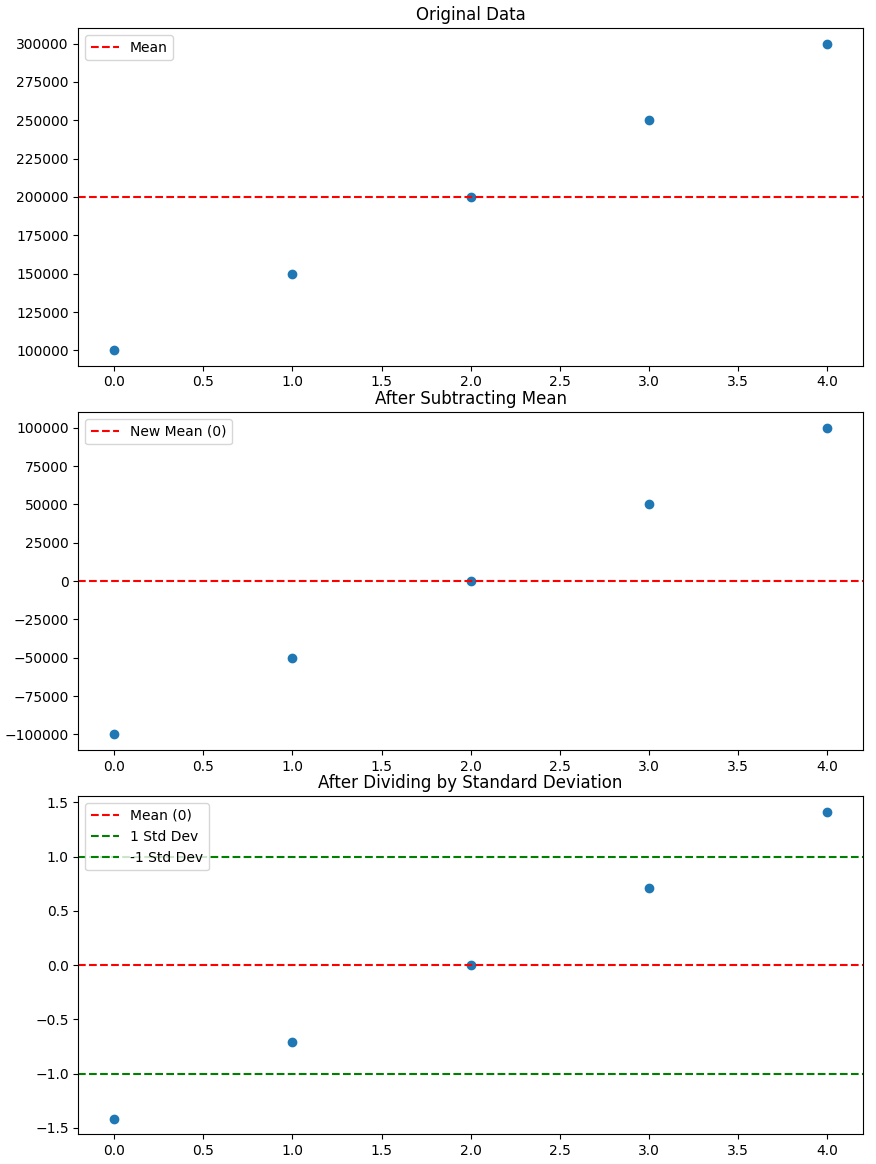

Recreate this plot in Python.
import numpy as np
import matplotlib.pyplot as plt

# サンプルデータ
mileages = np.array([100000, 150000, 200000, 250000, 300000])
mean = np.mean(mileages)
std_dev = np.std(mileages)

# 正規化の各ステップ
step1 = mileages - mean
step2 = step1 / std_dev

# プロット
fig, (ax1, ax2, ax3) = plt.subplots(3, 1, figsize=(10, 15))

# 元のデータ
ax1.scatter(range(len(mileages)), mileages)
ax1.set_title("Original Data")
ax1.axhline(y=mean, color='r', linestyle='--', label='Mean')
ax1.legend()

# 平均を引いた後
ax2.scatter(range(len(step1)), step1)
ax2.set_title("After Subtracting Mean")
ax2.axhline(y=0, color='r', linestyle='--', label='New Mean (0)')
ax2.legend()

# 標準偏差で割った後
ax3.scatter(range(len(step2)), step2)
ax3.set_title("After Dividing by Standard Deviation")
ax3.axhline(y=0, color='r', linestyle='--', label='Mean (0)')
ax3.axhline(y=1, color='g', linestyle='--', label='1 Std Dev')
ax3.axhline(y=-1, color='g', linestyle='--', label='-1 Std Dev')
ax3.legend()

plt.tight_layout()
plt.show()
